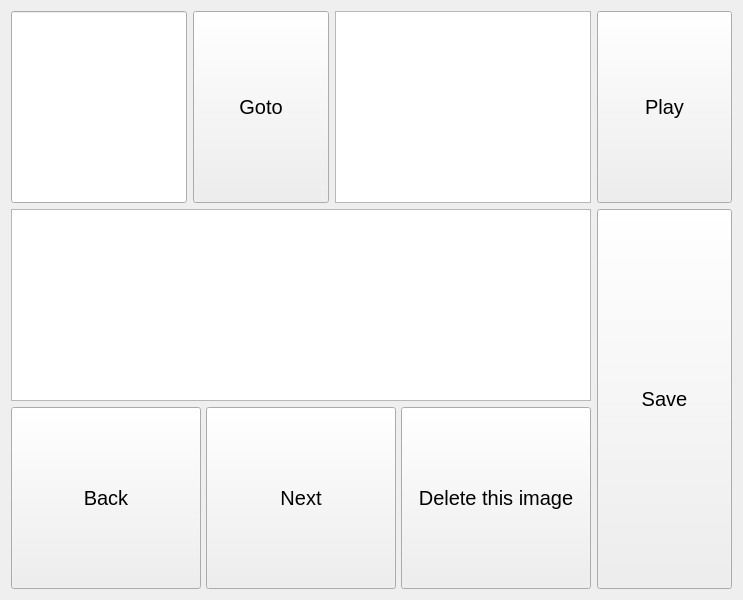
<?xml version="1.0" encoding="UTF-8"?>
<ui version="4.0">
 <class>mainWindow</class>
 <widget class="QWidget" name="mainWindow">
  <property name="enabled">
   <bool>true</bool>
  </property>
  <property name="geometry">
   <rect>
    <x>0</x>
    <y>0</y>
    <width>743</width>
    <height>600</height>
   </rect>
  </property>
  <property name="sizePolicy">
   <sizepolicy hsizetype="Maximum" vsizetype="Preferred">
    <horstretch>0</horstretch>
    <verstretch>0</verstretch>
   </sizepolicy>
  </property>
  <property name="maximumSize">
   <size>
    <width>800</width>
    <height>800</height>
   </size>
  </property>
  <property name="windowTitle">
   <string>mainWindow</string>
  </property>
  <layout class="QGridLayout" name="gridLayout">
   <item row="0" column="0">
    <widget class="QLineEdit" name="idxBox">
     <property name="enabled">
      <bool>true</bool>
     </property>
     <property name="sizePolicy">
      <sizepolicy hsizetype="Expanding" vsizetype="Expanding">
       <horstretch>0</horstretch>
       <verstretch>0</verstretch>
      </sizepolicy>
     </property>
     <property name="font">
      <font>
       <pointsize>15</pointsize>
      </font>
     </property>
    </widget>
   </item>
   <item row="0" column="1">
    <widget class="QPushButton" name="gotoButton">
     <property name="enabled">
      <bool>true</bool>
     </property>
     <property name="sizePolicy">
      <sizepolicy hsizetype="Expanding" vsizetype="Expanding">
       <horstretch>0</horstretch>
       <verstretch>0</verstretch>
      </sizepolicy>
     </property>
     <property name="font">
      <font>
       <pointsize>15</pointsize>
      </font>
     </property>
     <property name="text">
      <string>Goto</string>
     </property>
    </widget>
   </item>
   <item row="0" column="2">
    <widget class="QTextBrowser" name="fileNameBox"/>
   </item>
   <item row="0" column="3">
    <widget class="QPushButton" name="playButton">
     <property name="enabled">
      <bool>true</bool>
     </property>
     <property name="sizePolicy">
      <sizepolicy hsizetype="Expanding" vsizetype="Expanding">
       <horstretch>0</horstretch>
       <verstretch>0</verstretch>
      </sizepolicy>
     </property>
     <property name="font">
      <font>
       <pointsize>15</pointsize>
      </font>
     </property>
     <property name="text">
      <string>Play</string>
     </property>
    </widget>
   </item>
   <item row="1" column="0" colspan="3">
    <widget class="QTextEdit" name="labelBox"/>
   </item>
   <item row="1" column="3" rowspan="2">
    <widget class="QPushButton" name="saveButton">
     <property name="enabled">
      <bool>true</bool>
     </property>
     <property name="sizePolicy">
      <sizepolicy hsizetype="Expanding" vsizetype="Expanding">
       <horstretch>0</horstretch>
       <verstretch>0</verstretch>
      </sizepolicy>
     </property>
     <property name="font">
      <font>
       <pointsize>15</pointsize>
      </font>
     </property>
     <property name="text">
      <string>Save</string>
     </property>
    </widget>
   </item>
   <item row="2" column="0" colspan="3">
    <layout class="QHBoxLayout" name="horizontalLayout">
     <property name="spacing">
      <number>5</number>
     </property>
     <property name="sizeConstraint">
      <enum>QLayout::SetMaximumSize</enum>
     </property>
     <item>
      <widget class="QPushButton" name="backButton">
       <property name="enabled">
        <bool>true</bool>
       </property>
       <property name="sizePolicy">
        <sizepolicy hsizetype="Expanding" vsizetype="Expanding">
         <horstretch>0</horstretch>
         <verstretch>0</verstretch>
        </sizepolicy>
       </property>
       <property name="font">
        <font>
         <pointsize>15</pointsize>
        </font>
       </property>
       <property name="text">
        <string>Back</string>
       </property>
      </widget>
     </item>
     <item>
      <widget class="QPushButton" name="nextButton">
       <property name="enabled">
        <bool>true</bool>
       </property>
       <property name="sizePolicy">
        <sizepolicy hsizetype="Expanding" vsizetype="Expanding">
         <horstretch>0</horstretch>
         <verstretch>0</verstretch>
        </sizepolicy>
       </property>
       <property name="font">
        <font>
         <pointsize>15</pointsize>
        </font>
       </property>
       <property name="text">
        <string>Next</string>
       </property>
      </widget>
     </item>
     <item>
      <widget class="QPushButton" name="delButton">
       <property name="enabled">
        <bool>true</bool>
       </property>
       <property name="sizePolicy">
        <sizepolicy hsizetype="Expanding" vsizetype="Expanding">
         <horstretch>0</horstretch>
         <verstretch>0</verstretch>
        </sizepolicy>
       </property>
       <property name="font">
        <font>
         <pointsize>15</pointsize>
        </font>
       </property>
       <property name="text">
        <string>Delete this image</string>
       </property>
      </widget>
     </item>
    </layout>
   </item>
  </layout>
 </widget>
 <resources/>
 <connections/>
</ui>
